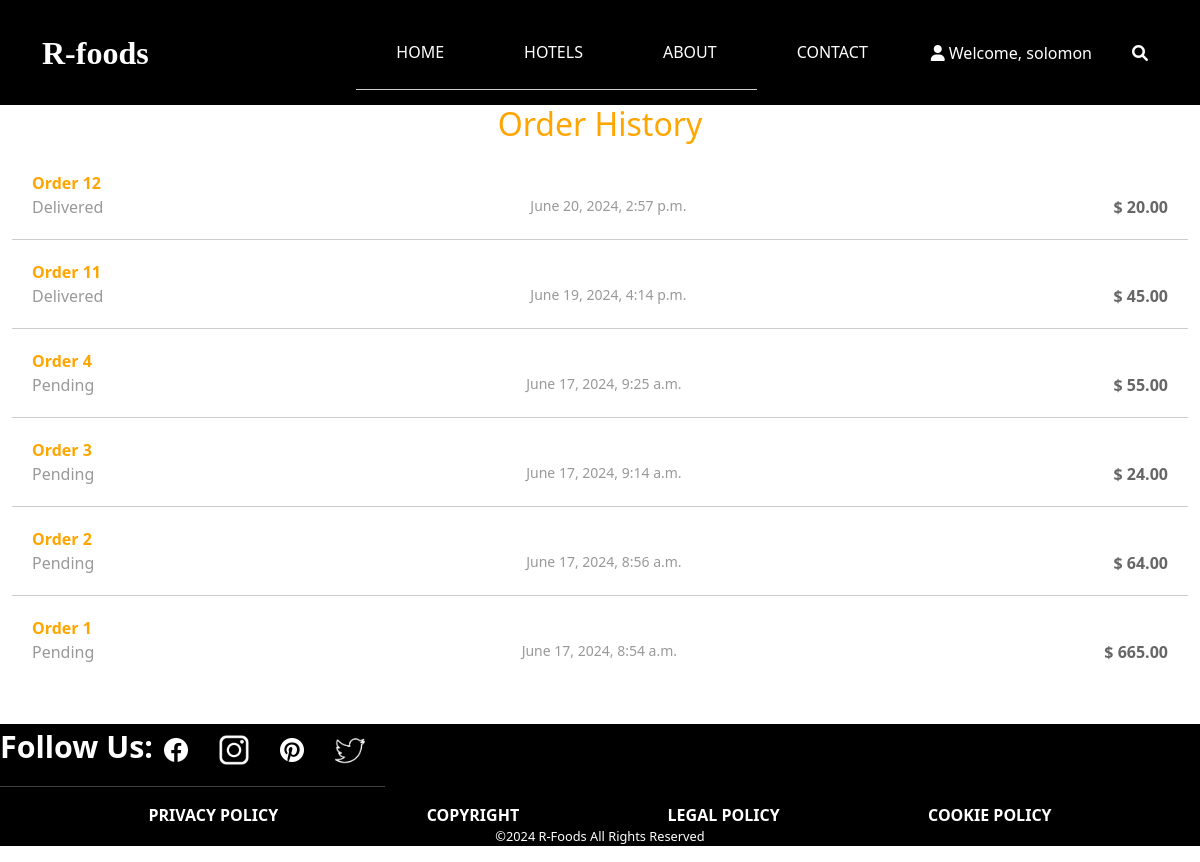
The page /orders/ (signed in) on the database as committed earlier.
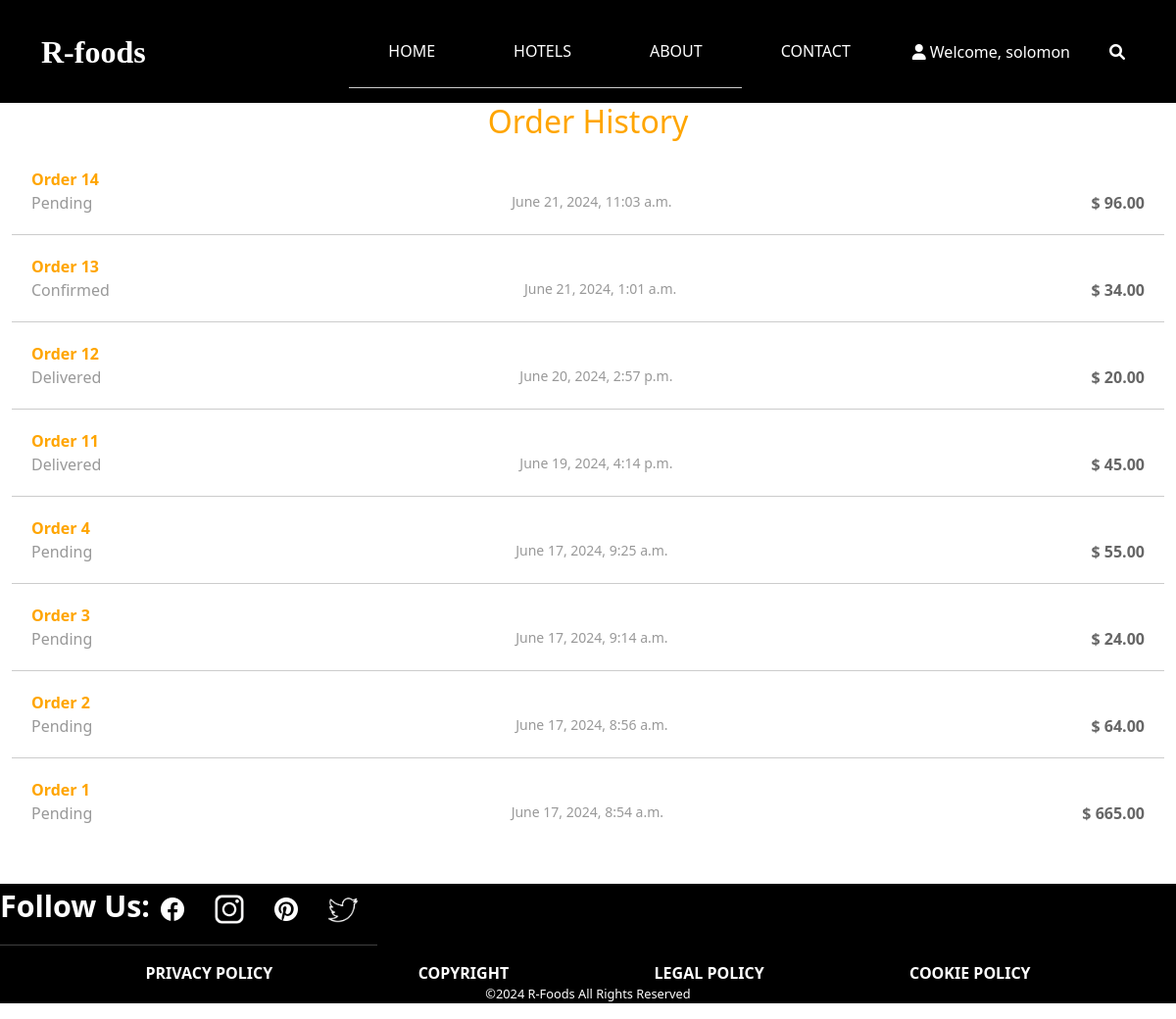
The same page on the database as committed later.
### restaurant_menu/models.py (models this page shows, shortened)
class Order(models.Model):
    user = models.ForeignKey(User, on_delete=models.CASCADE)
    created_at = models.DateTimeField(auto_now_add=True)
    total_price = models.DecimalField(max_digits=10, decimal_places=2)
    status = models.CharField(max_length=10, choices=ORDER_STATUS, default='Pending')
    estimated_delivery = models.DateTimeField(null=True, blank=True)

### restaurant_menu/views.py (the view)
# urls.py: path('orders/', views.order_history, name='order_history'),
@login_required
def order_history(request):
    orders = Order.objects.filter(user=request.user).order_by('-created_at')
    return render(request, 'base/order_history.html', {'orders': orders})

### restaurant_menu/templates/base/order_history.html (shortened to what this page needs)
{% extends "new_main.html" %}
{% block content %}
<h2 style="text-align: center; color: orange">Order History</h2>
<ul>
    {% for order in orders %}
        <li>
            <a href="{% url 'order_detail' order.id %}" class="order-id">Order {{ order.id }}</a>
            <div class="order-info">
                <span class="order-status">{{ order.status }}</span>
                <span class="order-date">{{ order.created_at }}</span>
                <span class="order-price">$ {{ order.total_price }}</span>
            </div>
        </li>
    {% endfor %}
</ul>
{% endblock %}

### templates/new_main.html (shortened to what this page needs)
<!DOCTYPE html>
{% load static %}
<html lang="en">
<head>
    <link href="https://cdn.jsdelivr.net/npm/bootstrap@5.3.3/dist/css/bootstrap.min.css" rel="stylesheet">
    <link rel="stylesheet" type="text/css" href="https://cdnjs.cloudflare.com/ajax/libs/OwlCarousel2/2.3.4/assets/owl.carousel.min.css">
    <link rel="stylesheet" href="https://cdnjs.cloudflare.com/ajax/libs/jquery-nice-select/1.1.0/css/nice-select.min.css">
    <link href="https://cdnjs.cloudflare.com/ajax/libs/font-awesome/5.15.4/css/all.min.css" rel="stylesheet">
    <link rel="stylesheet" href="{% static 'styles/style.css' %}">
    <link rel="stylesheet" href="https://cdnjs.cloudflare.com/ajax/libs/font-awesome/6.0.0-beta3/css/all.min.css">
</head>
<body>
    {% include 'sub_nav.html' %}
    <div class="container-fluid">
        {% block content %}
        {% endblock %}
    </div>
    {% include 'footer.html' %}

### templates/sub_nav.html (shortened to what this page needs)
{% load static %}
<header class="header_section" style="background-color: black;">
    <div class="container">
        <nav class="navbar navbar-expand-lg custom_nav-container">
            <a class="navbar-brand" href="{% url 'home' %}">
                <span>R-foods</span>
            </a>
            <div class="collapse navbar-collapse" id="navbarSupportedContent">
                <ul class="navbar-nav mx-auto">
                    <li class="nav-item">
                        <a class="nav-link" href="{% url 'home' %}">Home</a>
                    </li>
                    <li class="nav-item">
                        <a class="nav-link" href="https://hotels.ng/">Hotels</a>
                    </li>
                    <li class="nav-item">
                        <a class="nav-link" href="{% url 'about' %}">About</a>
                    </li>
                    <li class="nav-item">
                        <a class="nav-link" href="{% url 'contact' %}">Contact</a>
                    </li>
                </ul>
                <div class="user_option">
                    {% if user.is_authenticated %}
                        <a href="#" class="user_link" style="text-decoration:none">
                            <i class="fa fa-user" aria-hidden="true"></i> Welcome, {{ user.username }}
                        </a>
                    {% endif %}
                    <form class="form-inline">
                        <button class="btn my-2 my-sm-0 nav_search-btn" type="submit">
                            <i class="fa fa-search" aria-hidden="true"></i>
                        </button>
                    </form>
                </div>
            </div>
        </nav>
    </div>
</header>

### templates/footer.html (shortened to what this page needs)
{% load static %}
{% block content %}
    <footer>
        <section>
            <div id="socials">
                <span>Follow Us:
                    <a href="www.facebook.com">
                        <img src="{% static 'images/icons8-facebook-120.png' %}" alt="" width="30">
                    </a>
                    <a href="www.instagram.com">
                        <img src="{% static 'images/pngtree-instagram-social-flat-silhouette-icons-png-image_6315977.png' %}"
                            alt="" width="30">
                        </a>
                    <a href="www,pintrest.com">
                        <img src="{% static 'images/icons8-pinterest-120.png' %}" alt="" width="30">
                    </a>
                    <a href="www.twitter.com">
                        <img src="{% static 'images/icons8-twitter-150.png' %}" alt="" width="30">
                    </a>
                    <hr>
                </span>
            </div>
            <div class="policies">
                <span>
                    <a href="#">PRIVACY POLICY</a>
                    <a href="#">COPYRIGHT</a>
                    <a href="#">LEGAL POLICY</a>
                    <a href="#">COOKIE POLICY</a>
                </span>
            </div>
            <div class="rights">
                <p>&copy;2024 R-Foods All Rights Reserved</p>
            </div>
        </section>
    </footer>
{% endblock %}

### restaurant_menu/static/styles/style.css (style rules this page uses)
::placeholder { color: #bbb; opacity: 1; }
.header_section { padding: 15px 0; }
.navbar-brand { font-family: 'Dancing Script', cursive; }
.navbar-brand span { font-weight: bold; font-size: 32px; color: #ffffff; }
.custom_nav-container { padding: 0; }
.custom_nav-container .navbar-nav { padding-left: 18%; }
.custom_nav-container .navbar-nav .nav-item .nav-link { padding: 5px 20px; color: #ffffff; text-align: center; text-transform: uppercase; border-radius: 5px; -webkit-transition: all 0.3s; transition: all 0.3s; }
.custom_nav-container .nav_search-btn { width: auto; height: auto; padding: 0; border: none; color: #ffffff; margin: 0 10px; }
.user_option { display: -webkit-box; display: -ms-flexbox; display: flex; -webkit-box-align: center; -ms-flex-align: center; align-items: center; }
.user_option a { margin: 0 10px; }
.user_option .user_link { color: #ffffff; }

### restaurant_menu/templates/base/order_history.html (style rules this page uses)
ul { list-style: none; padding: 0; margin: 0; }
li { padding: 20px; border-bottom: 1px solid #ccc; }
li:last-child { border-bottom: none; }
a { color: #337ab7; text-decoration: none; }
.order-info { display: flex; justify-content: space-between; }
.order-id { font-weight: bold; color: orange; }
.order-status { color: #999; }
.order-date { color: #999; font-size: 14px; }
.order-price { font-weight: bold; color: #666; }

### templates/footer.html (style rules this page uses)
footer { width: 100%; height: fit-content; margin-top: 40px; background-color: #000; color: #fff; }
#socials { display: flex; justify-content: space-between; align-items: center; }
#socials a { text-decoration: none; }
#socials span { font-size: 1.9rem; font-weight: bolder; margin-right: 40px; }
#socials img { margin-right: 20px; }
.policies span { display: flex; align-items: center; justify-content: space-evenly; }
.policies span a { color: #fff; text-decoration: none; font-weight: bold; }
.rights { text-align: center; font-size: .8rem; }
hr { background-color: #fff; }

Rows that differ between the two databases and show on the page:
added Order: id "14", status "Pending", created_at "June 21, 2024, 11:03 a.m.", total_price "96.00"
added Order: id "13", status "Confirmed", created_at "June 21, 2024, 1:01 a.m.", total_price "34.00"
